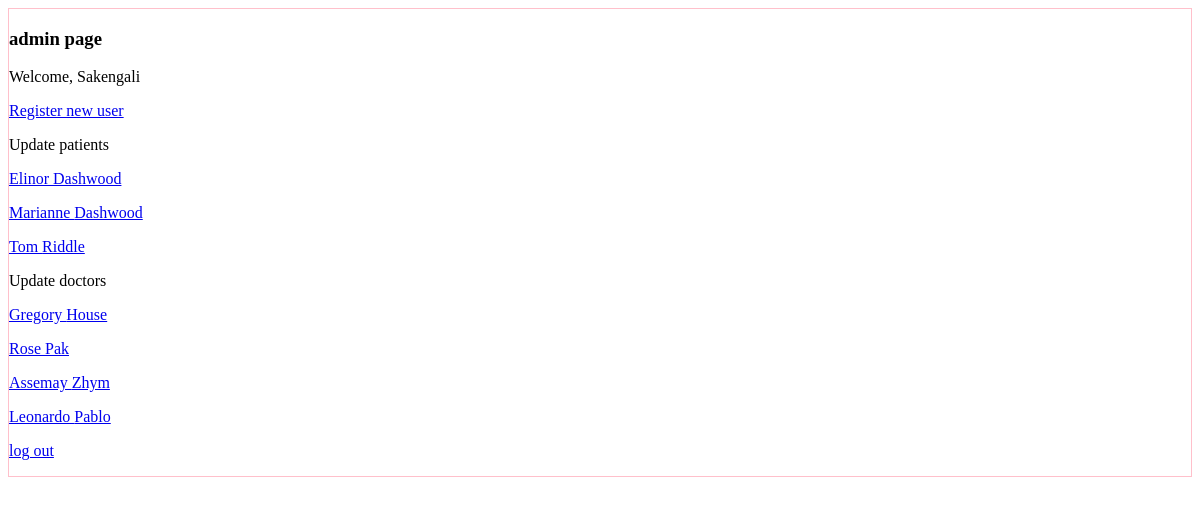
Page /users/personal (signed in) on the committed database.
### users/models.py (models this page shows, shortened)
class User(AbstractUser):
    name = models.CharField(max_length=30)
    surname = models.CharField(max_length=30)

class Patient(models.Model):
    user = models.OneToOneField(User, on_delete=models.CASCADE, primary_key=True)
    date_of_birth = models.DateField(blank=True)
    IIN = models.IntegerField(max_length=12, blank=True)
    gov_id = models.IntegerField(max_length=12,blank=True)
    name = models.CharField(max_length=50, blank=True)
    surname = models.CharField(max_length=50, blank=True)
    middle_name = models.CharField(max_length=50, blank=True)
    blood_group = models.CharField(max_length=2, blank=True, choices=blood_group_choices)
    contact_close = models.CharField(max_length=11,blank=True)
    phone_number = models.CharField(max_length=11,blank=True)
    address = models.CharField(max_length=50, blank=True)
    marital_status = models.CharField(max_length=10, blank=True, choices = marital_status_choices)
    registration_date = models.DateField(default = datetime.today())
    assigned_doctor = models.ForeignKey(Doctor, related_name='assigned_patients', on_delete=models.PROTECT, default = Doctor.objects.get(surname="House").pk) #why added pk?

class Doctor(models.Model):
    user = models.OneToOneField(User, on_delete=models.CASCADE, primary_key=True)
    date_of_birth = models.DateField(blank=True)
    IIN = models.IntegerField(max_length=12, blank=True)
    gov_id = models.IntegerField(max_length=12,blank=True)
    name = models.CharField(max_length=50, blank=True)
    surname = models.CharField(max_length=50, blank=True)
    middle_name = models.CharField(max_length=50, blank=True)
    phone_number = models.CharField(max_length=11,blank=True)
    department_ID = models.IntegerField(max_length=6, blank=True)
    spec = models.ForeignKey(Specialization, on_delete = models.SET_NULL, blank = True, null = True)
    experience = models.CharField(max_length=2, blank=True)
    photo = models.ImageField(upload_to='images', blank=True)
    category=models.CharField(max_length=10, blank=True)
    appointment_price = models.CharField(max_length = 7, blank=True)
    education = models.CharField(max_length=30, blank=True)
    rating = models.IntegerField(max_length = 2, blank=True)
    address = models.CharField(max_length = 30, blank=True)
    homepage = models.URLField(blank=True)

### users/views.py (the view)
# urls.py: path('personal', views.personal, name='personal'),
@login_required
def personal(request):
    user = request.user
    if is_patient(user):
        if not user.patient.chatrooms.first():
            Chatrooms.objects.create(patient = user.patient, doctor = user.patient.assigned_doctor)
        if request.method == "POST":
            user.patient.gov_id = request.POST["gov_id"]
            user.patient.name = request.POST["name"]
            user.patient.surname = request.POST["surname"]
            user.patient.middle_name = request.POST["middle_name"]
            user.patient.address = request.POST["address"]
            user.patient.phone_number = request.POST["phone_number"]
            user.patient.email = request.POST["email"]
            user.patient.contact_close = request.POST["contact_close"]
            user.patient.save()
            return HttpResponseRedirect(reverse('personal'))
        return render(request, 'users/patient_page.html')
    elif is_doctor(user):
        return render(request, 'users/doctor_page.html')
    elif is_admin(user):
        patients = Patient.objects.all()
        doctors = Doctor.objects.all()
        return render(request, 'users/admin_page.html', {
            'patients' : patients, 'doctors' : doctors
        })
    return HttpResponseRedirect(reverse('admin:index'))

### users/views.py (called while the page is built)
def is_patient(user):
    try:
        if user.patient:
            return True
    except:
        return False

def is_doctor(user):
    try:
        if user.doctor:
            return True
    except:
        return False

def is_admin(user):
    return user.is_staff

### users/templates/users/admin_page.html (shortened to what this page needs)
{% extends 'users/layout.html' %}
{%block body%}
    <div style="border: 1px solid pink">
        <h3>admin page</h3>
        <p>Welcome, {{request.user.username}} </p>
        <p><a href="{% url 'register' %}">Register new user</a></p>
        <p>Update patients </p>
        {% for patient in patients%}
        <p><a href="{% url 'update' role='Patient' id=patient.user_id %}">{{ patient.name}} {{ patient.surname}}</a></p>
        {% endfor %}
        <p>Update doctors </p>
        {% for doctor in doctors%}
        <p><a href="{% url 'update' role='Doctor' id=doctor.user_id  %}">{{ doctor.name}} {{ doctor.surname}}</a></p>
        {% endfor %}
        <p><a href="{% url 'logout' %}">log out</a></p>
{% endblock %}

### rows in the picture
User: user.username "Sakengali"
Patient: name "Elinor", surname "Dashwood"
Patient: name "Marianne", surname "Dashwood"
Patient: name "Tom", surname "Riddle"
Doctor: name "Gregory", surname "House"
Doctor: name "Rose", surname "Pak"
Doctor: name "Assemay", surname "Zhym"
Doctor: name "Leonardo", surname "Pablo"
